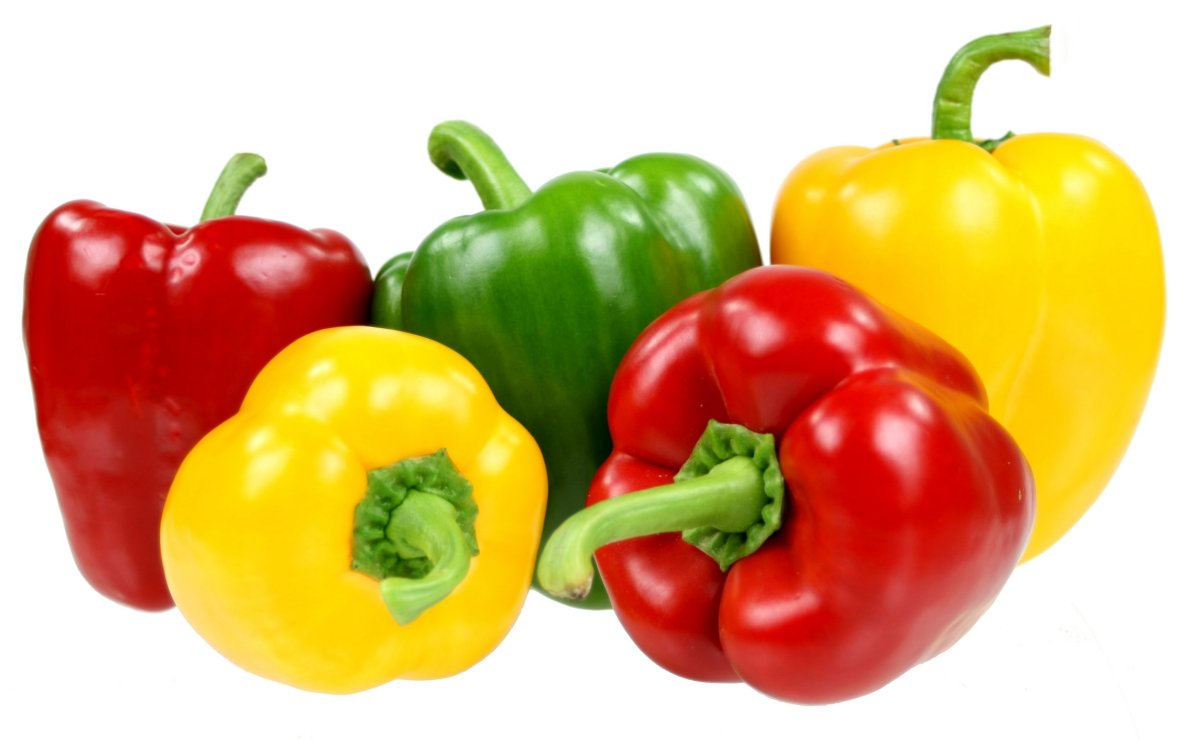
#> input picture Colored.Peppers.jpg, 1200 x 740 px
$ python edgeDetection.py Colored.Peppers.jpg
#> lines starting #> are read from the running program, lines starting #| are printed output that depends on the picture; after the words box and inside, x2 and y2 are one past the last pixel; in counts of white or black regions, pixels touching at a corner belong together
### add_filter_noise.py
import cv2
import numpy as np


def get_coordinates(bgr_values):
    height, width = bgr_values.shape[0], bgr_values.shape[1]
    num_pixels = height * width

    sample_size = int(0.2 * num_pixels)

    coord_list = []
    for i in range(sample_size):
        random_coord = (np.random.randint(height), np.random.randint(width))
        coord_list.append(random_coord)

    return coord_list


def add_salt_pepper(bgr_values):
    black = [0, 0, 0]
    white = [255, 255, 255]

    coord_list = get_coordinates(bgr_values)

    copy_array = np.copy(bgr_values)

    for coord in coord_list:
        binary_random = np.random.randint(2)

        if binary_random == 0:
            copy_array[coord[0], coord[1]] = black
        else:
            copy_array[coord[0], coord[1]] = white

    return copy_array


def filter_noise(noisy_bgr_values):
    after_median_values = cv2.medianBlur(noisy_bgr_values, 7)
    return after_median_values

### edgeDetection.py
import argparse
import cv2
import numpy as np
import add_filter_noise as afn


def show_image(window_name, img):
    cv2.namedWindow(winname=window_name, flags=cv2.WINDOW_NORMAL)
    cv2.imshow(winname=window_name, mat=img)
    # cv2.waitKey(0)


def only_one_color(bgr_values, color):
    # Initialize color hsv boundary for common colors
    blue_boundary = (np.array([95, 25, 25]), np.array([140, 255, 255]))
    green_boundary = (np.array([36, 25, 25]), np.array([70, 255, 255]))
    yellow_boundary = (np.array([20, 25, 25]), np.array([35, 255, 255]))

    # Convert colormap to HSV (HSI)
    hsv_values = cv2.cvtColor(bgr_values, cv2.COLOR_BGR2HSV)

    # Trick to find red due to wrap around in hsv hue values
    # Invert the bgr values and now red is cyan.
    invert_bgr_hsv = cv2.cvtColor(cv2.bitwise_not(bgr_values), cv2.COLOR_BGR2HSV)
    red_boundary = (np.array([80, 25, 25]), np.array([100, 255, 255]))

    # Threshold for the specific color, converting other pixels not in range to black
    if color.lower() == 'green':
        thresh = color_threshold(hsv_values, green_boundary)
    elif color.lower() == 'blue':
        thresh = color_threshold(hsv_values, blue_boundary)
    elif color.lower() == 'red':
        thresh = color_threshold(invert_bgr_hsv, red_boundary)
    elif color.lower() == 'yellow':
        thresh = color_threshold(hsv_values, yellow_boundary)
    else:
        raise ValueError('Invalid color! Please use python edgeDetection.py -h to see which colors are available')

    return thresh


def color_threshold(hsv_values, boundary):
    # If HSV values are not in this range, return black pixel
    hsv_mask = cv2.inRange(hsv_values, boundary[0], boundary[1])
    return hsv_mask


def get_draw_contours(thresh_values, bgr_values):
    contours = cv2.findContours(thresh_values, cv2.RETR_LIST,
                                cv2.CHAIN_APPROX_NONE)[1]
    bgr_values_outlined = np.copy(bgr_values)
    bgr_values_outlined = cv2.drawContours(bgr_values_outlined, contours, -1, (255, 0, 0), 3)

    return bgr_values_outlined


def custom_parser():
    parser = argparse.ArgumentParser(description='Outline specific colors of an image!')
    parser.add_argument('img', metavar='PATH/TO/FILE.ext',
                        help='The image you want the program to process.')
    parser.add_argument('--color', action='store', dest='color', default='green', type=str,
                        help='blue, yellow, red, or green. Default = \'green\'')
    return parser


def main():
    args = custom_parser().parse_args()

    bgr_values = cv2.imread(args.img)
#> bgr_values is the input picture: shape (740, 1200, 3); mean B, G, R 125.9, 180.7, 220.1
    color = args.color

    # Threshold for a specific color
    color_thresh = only_one_color(bgr_values, color)
#> in only_one_color, `hsv_values = cv2.cvtColor(bgr_values, cv2.COLOR_BGR2HSV)`: hsv_values: shape (740, 1200, 3); mean H, S, V 16.2, 125.3, 225.7
#> in only_one_color, `invert_bgr_hsv = cv2.cvtColor(cv2.bitwise_not(bgr_values), cv2.COLOR_B..`: invert_bgr_hsv: shape (740, 1200, 3); mean H, S, V 66.6, 123.1, 129.2
#> in color_threshold, `hsv_mask = cv2.inRange(hsv_values, boundary[0], boundary[1])`:
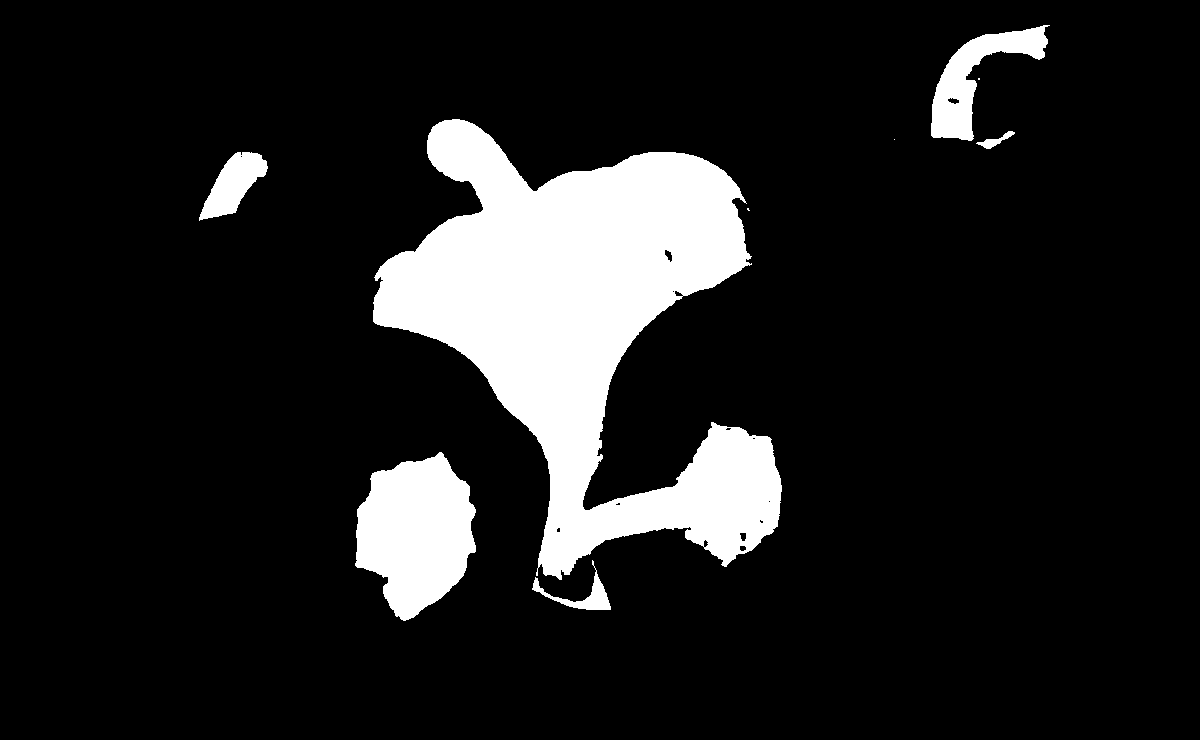
#> hsv_mask: shape (740, 1200); 12.3% white; 9 white regions (3 under 20 px)
    # Outline in blue
    outlined_image = get_draw_contours(color_thresh, bgr_values)
#> in get_draw_contours, `contours = cv2.findContours(thresh_values, cv2.RETR_LIST, cv2.CHAIN_AP..`: contours = 23 contours, 11 with area under 20; largest, box (x1, y1, x2, y2) and area: (373, 119, 782, 580) 86008, (355, 452, 476, 621) 13914, (931, 25, 1050, 141) 4696, (199, 152, 268, 221) 2294, (532, 560, 611, 610) 784
#> in get_draw_contours, `bgr_values_outlined = cv2.drawContours(bgr_values_outlined, contours, ..`:
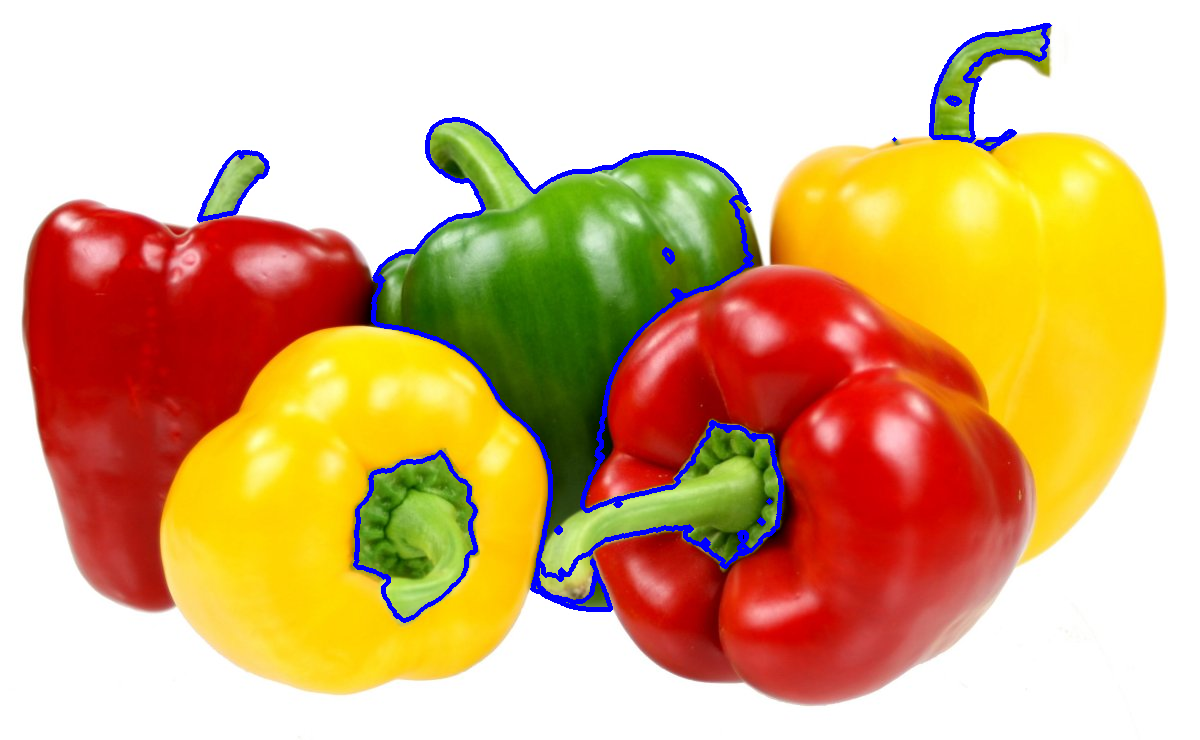
#> bgr_values_outlined: shape (740, 1200, 3); 1.93% of pixels changed, all inside (x1, y1, x2, y2) = (197, 23, 1052, 623)

    # Add in salt n pepper noise
    noisy_bgr_values = afn.add_salt_pepper(bgr_values)
#> in add_salt_pepper, `coord_list = get_coordinates(bgr_values)`: coord_list = 177600 items
#> the loop in add_salt_pepper, `for coord in coord_list:` made 177600 passes
#> (coord, binary_random) on passes 1 to 3: ((684, 559), 0), ((629, 835), 1), ((707, 1033), 0)
#> after the loop in add_salt_pepper, `for coord in coord_list:`:
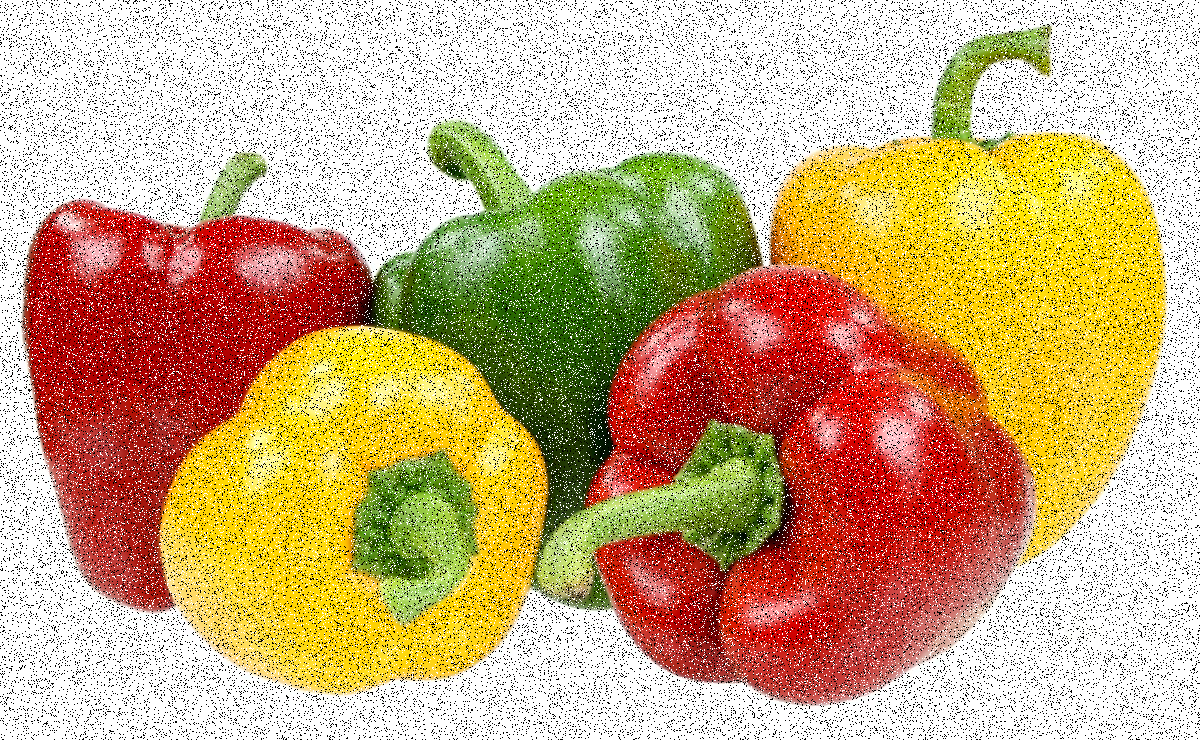
#> copy_array: shape (740, 1200, 3); 14.7% of pixels changed, all inside (x1, y1, x2, y2) = (0, 0, 1200, 740)
    noise_color_thresh = only_one_color(noisy_bgr_values, color)
#> in only_one_color (call 2), `hsv_values = cv2.cvtColor(bgr_values, cv2.COLOR_BGR2HSV)`: hsv_values: shape (740, 1200, 3); mean H, S, V 13.3, 102.6, 207.9
#> in only_one_color (call 2), `invert_bgr_hsv = cv2.cvtColor(cv2.bitwise_not(bgr_values), cv2.COLOR_B..`: invert_bgr_hsv: shape (740, 1200, 3); mean H, S, V 54.6, 100.8, 128.9
#> call 2 of color_threshold, with boundary = ([36, 25, 25], [70, 255, 255])
#> in color_threshold (call 2), `hsv_mask = cv2.inRange(hsv_values, boundary[0], boundary[1])`:
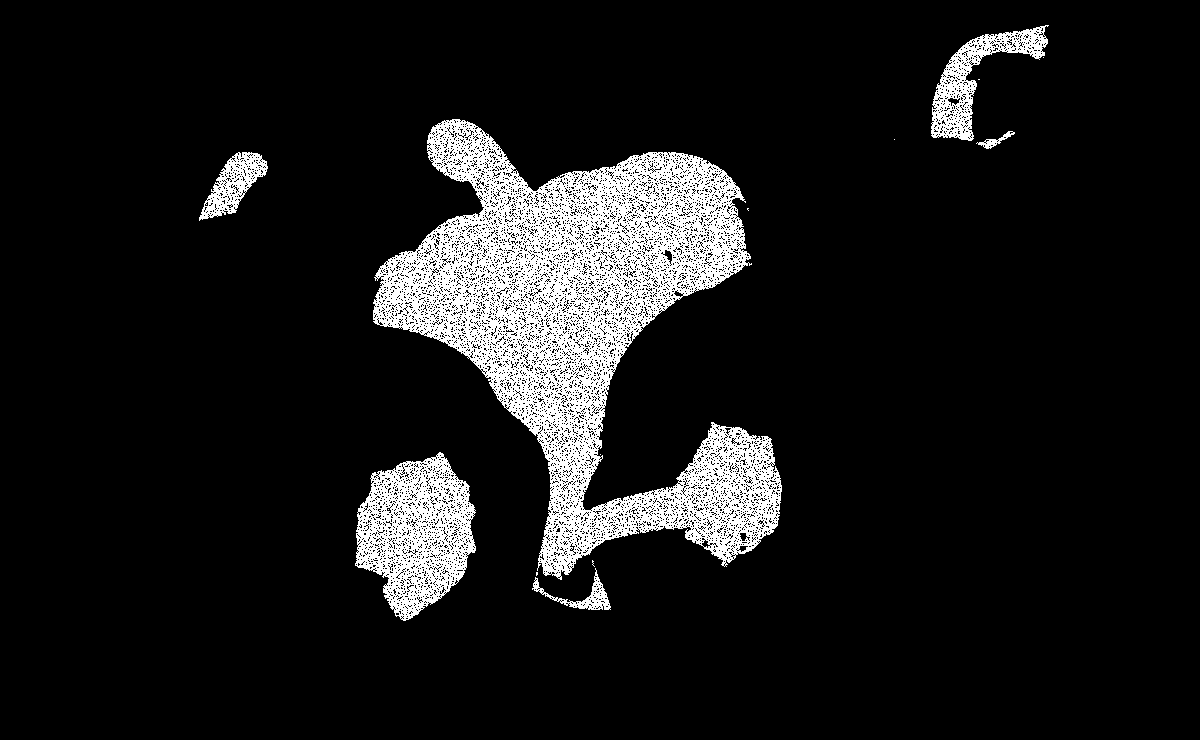
#> hsv_mask: shape (740, 1200); 10.1% white; 14 white regions (8 under 20 px)
    noise_outline = get_draw_contours(noise_color_thresh, noisy_bgr_values)
#> in get_draw_contours (call 2), `contours = cv2.findContours(thresh_values, cv2.RETR_LIST, cv2.CHAIN_AP..`: contours = 12298 contours, 12282 with area under 20; largest, box (x1, y1, x2, y2) and area: (373, 119, 782, 580) 85398, (355, 452, 476, 621) 13774, (931, 25, 1049, 141) 4560, (199, 152, 268, 221) 2206, (532, 568, 611, 610) 723
#> in get_draw_contours (call 2), `bgr_values_outlined = cv2.drawContours(bgr_values_outlined, contours, ..`:
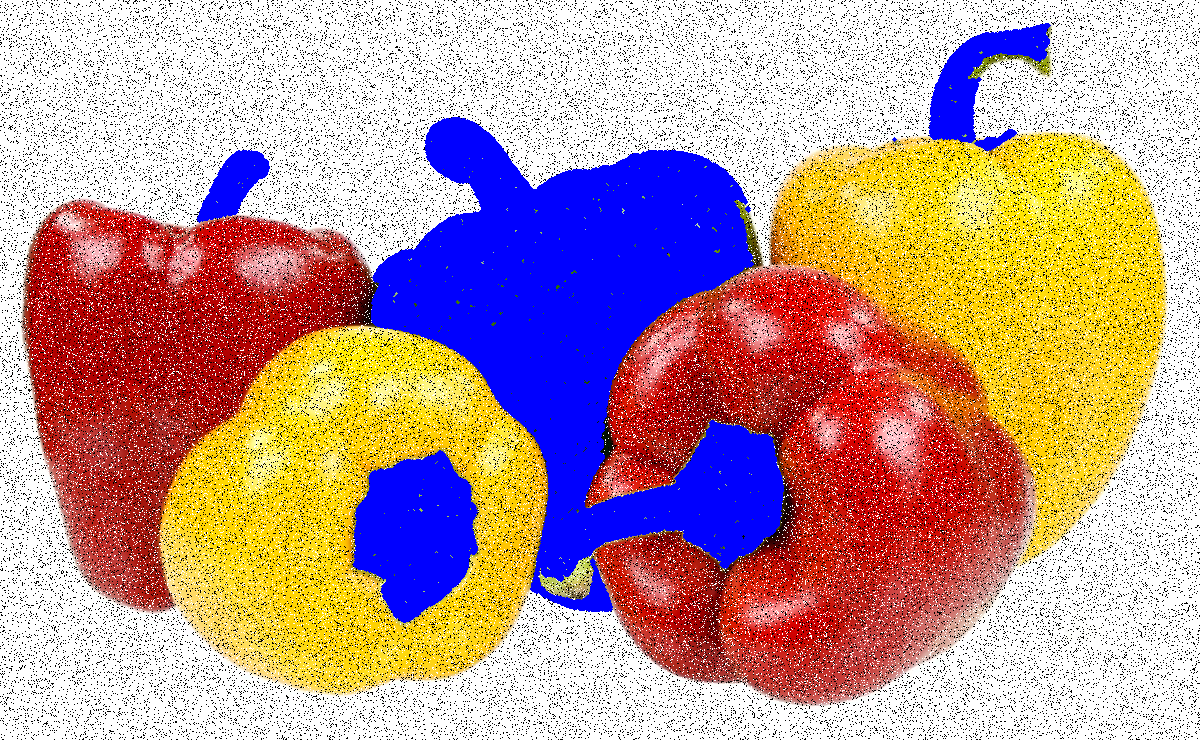
#> bgr_values_outlined: shape (740, 1200, 3); 12.98% of pixels changed, all inside (x1, y1, x2, y2) = (197, 23, 1051, 623)

    # Filter out noise
    filtered_bgr_values = afn.filter_noise(noisy_bgr_values)

    show_image('Threshold Image', color_thresh)
    show_image('Outline Image', outlined_image)
    show_image('Noisy Image', noisy_bgr_values)
    show_image('Noise Outline', noise_outline)
    show_image('Filtered Image', filtered_bgr_values)

    print('Press any key to exit.')
    cv2.waitKey(0)


if __name__ == '__main__':
    main()
